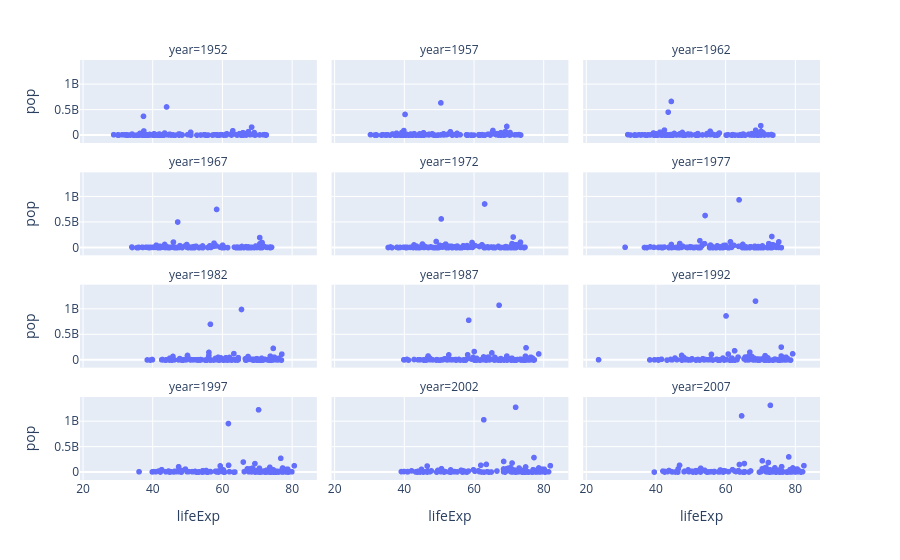

Write notebook code for a chart like this one.
### Code cell
px.scatter(data,x='lifeExp',y='pop',facet_col='year',facet_col_wrap=3)

### Figure 1 — Plotly figure (JSON) as saved in the notebook; plotly's stock layout.template omitted (floating-point values rounded to 4 significant figures; data arrays with more than 128 entries replaced by an {"elided": "..."} marker saying what was removed)
{"data": [{"hovertemplate": "year=1952<br>lifeExp=%{x}<br>pop=%{y}<extra></extra>", "legendgroup": "", "marker": {"color": "#636efa", "symbol": "circle"}, "mode": "markers", "name": "", "showlegend": false, "type": "scattergl", "x": {"elided": "142 float values"}, "xaxis": "x10", "y": {"elided": "142 int values"}, "yaxis": "y10"}, {"hovertemplate": "year=1957<br>lifeExp=%{x}<br>pop=%{y}<extra></extra>", "legendgroup": "", "marker": {"color": "#636efa", "symbol": "circle"}, "mode": "markers", "name": "", "showlegend": false, "type": "scattergl", "x": {"elided": "142 float values"}, "xaxis": "x11", "y": {"elided": "142 int values"}, "yaxis": "y11"}, {"hovertemplate": "year=1962<br>lifeExp=%{x}<br>pop=%{y}<extra></extra>", "legendgroup": "", "marker": {"color": "#636efa", "symbol": "circle"}, "mode": "markers", "name": "", "showlegend": false, "type": "scattergl", "x": {"elided": "142 float values"}, "xaxis": "x12", "y": {"elided": "142 int values"}, "yaxis": "y12"}, {"hovertemplate": "year=1967<br>lifeExp=%{x}<br>pop=%{y}<extra></extra>", "legendgroup": "", "marker": {"color": "#636efa", "symbol": "circle"}, "mode": "markers", "name": "", "showlegend": false, "type": "scattergl", "x": {"elided": "142 float values"}, "xaxis": "x7", "y": {"elided": "142 int values"}, "yaxis": "y7"}, {"hovertemplate": "year=1972<br>lifeExp=%{x}<br>pop=%{y}<extra></extra>", "legendgroup": "", "marker": {"color": "#636efa", "symbol": "circle"}, "mode": "markers", "name": "", "showlegend": false, "type": "scattergl", "x": {"elided": "142 float values"}, "xaxis": "x8", "y": {"elided": "142 int values"}, "yaxis": "y8"}, {"hovertemplate": "year=1977<br>lifeExp=%{x}<br>pop=%{y}<extra></extra>", "legendgroup": "", "marker": {"color": "#636efa", "symbol": "circle"}, "mode": "markers", "name": "", "showlegend": false, "type": "scattergl", "x": {"elided": "142 float values"}, "xaxis": "x9", "y": {"elided": "142 int values"}, "yaxis": "y9"}, {"hovertemplate": "year=1982<br>lifeExp=%{x}<br>pop=%{y}<extra></extra>", "legendgroup": "", "marker": {"color": "#636efa", "symbol": "circle"}, "mode": "markers", "name": "", "showlegend": false, "type": "scattergl", "x": {"elided": "142 float values"}, "xaxis": "x4", "y": {"elided": "142 int values"}, "yaxis": "y4"}, {"hovertemplate": "year=1987<br>lifeExp=%{x}<br>pop=%{y}<extra></extra>", "legendgroup": "", "marker": {"color": "#636efa", "symbol": "circle"}, "mode": "markers", "name": "", "showlegend": false, "type": "scattergl", "x": {"elided": "142 float values"}, "xaxis": "x5", "y": {"elided": "142 int values"}, "yaxis": "y5"}, {"hovertemplate": "year=1992<br>lifeExp=%{x}<br>pop=%{y}<extra></extra>", "legendgroup": "", "marker": {"color": "#636efa", "symbol": "circle"}, "mode": "markers", "name": "", "showlegend": false, "type": "scattergl", "x": {"elided": "142 float values"}, "xaxis": "x6", "y": {"elided": "142 int values"}, "yaxis": "y6"}, {"hovertemplate": "year=1997<br>lifeExp=%{x}<br>pop=%{y}<extra></extra>", "legendgroup": "", "marker": {"color": "#636efa", "symbol": "circle"}, "mode": "markers", "name": "", "showlegend": false, "type": "scattergl", "x": {"elided": "142 float values"}, "xaxis": "x", "y": {"elided": "142 int values"}, "yaxis": "y"}, {"hovertemplate": "year=2002<br>lifeExp=%{x}<br>pop=%{y}<extra></extra>", "legendgroup": "", "marker": {"color": "#636efa", "symbol": "circle"}, "mode": "markers", "name": "", "showlegend": false, "type": "scattergl", "x": {"elided": "142 float values"}, "xaxis": "x2", "y": {"elided": "142 int values"}, "yaxis": "y2"}, {"hovertemplate": "year=2007<br>lifeExp=%{x}<br>pop=%{y}<extra></extra>", "legendgroup": "", "marker": {"color": "#636efa", "symbol": "circle"}, "mode": "markers", "name": "", "showlegend": false, "type": "scattergl", "x": {"elided": "142 float values"}, "xaxis": "x3", "y": {"elided": "142 int values"}, "yaxis": "y3"}], "layout": {"annotations": [{"font": {}, "showarrow": false, "text": "year=1997", "x": 0.16, "xanchor": "center", "xref": "paper", "y": 0.1975, "yanchor": "bottom", "yref": "paper"}, {"font": {}, "showarrow": false, "text": "year=2002", "x": 0.5, "xanchor": "center", "xref": "paper", "y": 0.1975, "yanchor": "bottom", "yref": "paper"}, {"font": {}, "showarrow": false, "text": "year=2007", "x": 0.84, "xanchor": "center", "xref": "paper", "y": 0.1975, "yanchor": "bottom", "yref": "paper"}, {"font": {}, "showarrow": false, "text": "year=1982", "x": 0.16, "xanchor": "center", "xref": "paper", "y": 0.465, "yanchor": "bottom", "yref": "paper"}, {"font": {}, "showarrow": false, "text": "year=1987", "x": 0.5, "xanchor": "center", "xref": "paper", "y": 0.465, "yanchor": "bottom", "yref": "paper"}, {"font": {}, "showarrow": false, "text": "year=1992", "x": 0.84, "xanchor": "center", "xref": "paper", "y": 0.465, "yanchor": "bottom", "yref": "paper"}, {"font": {}, "showarrow": false, "text": "year=1967", "x": 0.16, "xanchor": "center", "xref": "paper", "y": 0.7325, "yanchor": "bottom", "yref": "paper"}, {"font": {}, "showarrow": false, "text": "year=1972", "x": 0.5, "xanchor": "center", "xref": "paper", "y": 0.7325, "yanchor": "bottom", "yref": "paper"}, {"font": {}, "showarrow": false, "text": "year=1977", "x": 0.84, "xanchor": "center", "xref": "paper", "y": 0.7325, "yanchor": "bottom", "yref": "paper"}, {"font": {}, "showarrow": false, "text": "year=1952", "x": 0.16, "xanchor": "center", "xref": "paper", "y": 1, "yanchor": "bottom", "yref": "paper"}, {"font": {}, "showarrow": false, "text": "year=1957", "x": 0.5, "xanchor": "center", "xref": "paper", "y": 1, "yanchor": "bottom", "yref": "paper"}, {"font": {}, "showarrow": false, "text": "year=1962", "x": 0.84, "xanchor": "center", "xref": "paper", "y": 1, "yanchor": "bottom", "yref": "paper"}], "legend": {"tracegroupgap": 0}, "margin": {"t": 60}, "xaxis": {"anchor": "y", "domain": [0, 0.32], "title": {"text": "lifeExp"}}, "xaxis10": {"anchor": "y10", "domain": [0, 0.32], "matches": "x", "showticklabels": false}, "xaxis11": {"anchor": "y11", "domain": [0.34, 0.66], "matches": "x", "showticklabels": false}, "xaxis12": {"anchor": "y12", "domain": [0.68, 1.0], "matches": "x", "showticklabels": false}, "xaxis2": {"anchor": "y2", "domain": [0.34, 0.66], "matches": "x", "title": {"text": "lifeExp"}}, "xaxis3": {"anchor": "y3", "domain": [0.68, 1.0], "matches": "x", "title": {"text": "lifeExp"}}, "xaxis4": {"anchor": "y4", "domain": [0, 0.32], "matches": "x", "showticklabels": false}, "xaxis5": {"anchor": "y5", "domain": [0.34, 0.66], "matches": "x", "showticklabels": false}, "xaxis6": {"anchor": "y6", "domain": [0.68, 1.0], "matches": "x", "showticklabels": false}, "xaxis7": {"anchor": "y7", "domain": [0, 0.32], "matches": "x", "showticklabels": false}, "xaxis8": {"anchor": "y8", "domain": [0.34, 0.66], "matches": "x", "showticklabels": false}, "xaxis9": {"anchor": "y9", "domain": [0.68, 1.0], "matches": "x", "showticklabels": false}, "yaxis": {"anchor": "x", "domain": [0, 0.1975], "title": {"text": "pop"}}, "yaxis10": {"anchor": "x10", "domain": [0.8025, 1], "matches": "y", "title": {"text": "pop"}}, "yaxis11": {"anchor": "x11", "domain": [0.8025, 1], "matches": "y", "showticklabels": false}, "yaxis12": {"anchor": "x12", "domain": [0.8025, 1], "matches": "y", "showticklabels": false}, "yaxis2": {"anchor": "x2", "domain": [0, 0.1975], "matches": "y", "showticklabels": false}, "yaxis3": {"anchor": "x3", "domain": [0, 0.1975], "matches": "y", "showticklabels": false}, "yaxis4": {"anchor": "x4", "domain": [0.2675, 0.465], "matches": "y", "title": {"text": "pop"}}, "yaxis5": {"anchor": "x5", "domain": [0.2675, 0.465], "matches": "y", "showticklabels": false}, "yaxis6": {"anchor": "x6", "domain": [0.2675, 0.465], "matches": "y", "showticklabels": false}, "yaxis7": {"anchor": "x7", "domain": [0.535, 0.7325], "matches": "y", "title": {"text": "pop"}}, "yaxis8": {"anchor": "x8", "domain": [0.535, 0.7325], "matches": "y", "showticklabels": false}, "yaxis9": {"anchor": "x9", "domain": [0.535, 0.7325], "matches": "y", "showticklabels": false}}}
